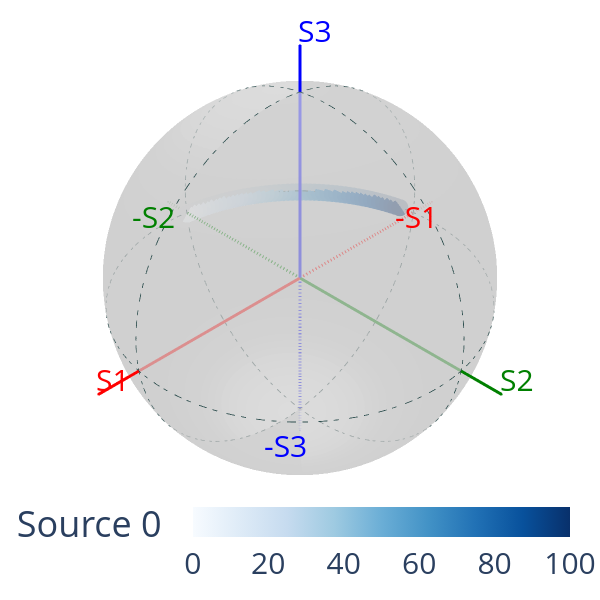

The code cell stored with this chart in its notebook:
### Markdown cell above
ThorLabs says in the manual for the FPC563 that at about 950 nm, four turns should act like a half-wave plate... we can check that by initializing a paddle set with a single paddle whose angle we vary:

### Code cell
w0 = 950e-9
T0 = 20
r0 = 4.1e-6
r1 = 125e-6/2
epsilon = 1.000
m0 = 0.0347
m1 = 0.000
Tref = 20

nPaddles = 1
rps = np.array([0.056/2])
tfs = np.array([0])
Ns = np.array([4])
gapLs = np.array([0.02])

paddleAngles = np.linspace(1e-6,100,51)*pi/180

Ei = bfutils.linearJonesVector(pi/4)
length = len(paddleAngles)
S0 = np.zeros((length, 4))

f = bf.FiberPaddleSet(w0, T0, r0, r1, epsilon, m0, m1, Tref, nPaddles, rps, np.array([paddleAngles[0]]), tfs, Ns, gapLs)

for i in range(length):
    f.angles[0] = paddleAngles[i]
    S0[i] = bfutils.JonesVtoStokesV(f.J0 @ Ei)

S0disp = Stokes("Source 0"); S0disp.from_matrix(np.transpose(S0))

fig0 = pty.subplots.make_subplots(rows=1, cols=1, specs=[[{'type':'surface'}]])
S0disp.draw_poincare(fig=fig0, draw_axes=True, colormap='blues', param=paddleAngles*180/pi, show_fig=False)
#S1.draw_poincare(fig=fig0, draw_axes=True, colormap='reds', param=T0arr, show_fig=False)
fig0.show()

### Figure 1 — Plotly figure (JSON) as saved in the notebook; plotly's stock layout.template omitted (floating-point values rounded to 4 significant figures; data arrays with more than 128 entries replaced by an {"elided": "..."} marker saying what was removed)
{"data": [{"hoverinfo": "skip", "line": {"color": "red", "width": 6}, "marker": {"size": 1}, "name": "S1", "scene": "scene", "type": "scatter3d", "x": [0, 1.2], "y": [0, 0], "z": [0, 0]}, {"hoverinfo": "skip", "line": {"color": "red", "dash": "dash", "width": 6}, "marker": {"size": 1}, "name": "-S1", "scene": "scene", "type": "scatter3d", "x": [0, -1.2], "y": [0, 0], "z": [0, 0]}, {"hoverinfo": "skip", "line": {"color": "green", "width": 6}, "marker": {"size": 1}, "name": "S2", "scene": "scene", "type": "scatter3d", "x": [0, 0], "y": [0, 1.2], "z": [0, 0]}, {"hoverinfo": "skip", "line": {"color": "green", "dash": "dash", "width": 6}, "marker": {"size": 1}, "name": "-S2", "scene": "scene", "type": "scatter3d", "x": [0, 0], "y": [0, -1.2], "z": [0, 0]}, {"hoverinfo": "skip", "line": {"color": "blue", "width": 6}, "marker": {"size": 1}, "name": "S3", "scene": "scene", "type": "scatter3d", "x": [0, 0], "y": [0, 0], "z": [0, 1.2]}, {"hoverinfo": "skip", "line": {"color": "blue", "dash": "dash", "width": 6}, "marker": {"size": 1}, "name": "-S3", "scene": "scene", "type": "scatter3d", "x": [0, 0], "y": [0, 0], "z": [0, -1.2]}, {"line": {"color": "darkslategrey", "dash": "dashdot", "width": 2}, "mode": "lines", "name": "S3=0", "scene": "scene", "type": "scatter3d", "x": {"elided": "361 float values"}, "y": {"elided": "361 float values"}, "z": {"elided": "361 float values"}}, {"line": {"color": "darkslategrey", "dash": "dashdot", "width": 2}, "mode": "lines", "name": "S2=0", "scene": "scene", "type": "scatter3d", "x": {"elided": "361 float values"}, "y": {"elided": "361 float values"}, "z": {"elided": "361 float values"}}, {"line": {"color": "darkslategrey", "dash": "dashdot", "width": 2}, "mode": "lines", "name": "S1=0", "scene": "scene", "type": "scatter3d", "x": {"elided": "361 float values"}, "y": {"elided": "361 float values"}, "z": {"elided": "361 float values"}}, {"cmax": 1, "cmin": 0, "colorscale": [[0, "rgb(255,255,255)"], [0.125, "rgb(240,240,240)"], [0.25, "rgb(217,217,217)"], [0.375, "rgb(189,189,189)"], [0.5, "rgb(150,150,150)"], [0.625, "rgb(115,115,115)"], [0.75, "rgb(82,82,82)"], [0.875, "rgb(37,37,37)"], [1, "rgb(0,0,0)"]], "customdata": [], "hovertemplate": "S1: %{x:.3f}<br>S2: %{y:.3f}<br>S3: %{z:.3f}<br>Parameter: %{customdata:.3f}", "lighting": {"ambient": 0.9, "diffuse": 0, "fresnel": 0.2, "roughness": 0.5, "specular": 0.05}, "name": "Sphere", "opacity": 0.7, "scene": "scene", "showlegend": false, "showscale": false, "surfacecolor": {"elided": "100x100 float values"}, "type": "surface", "x": {"elided": "100x100 float values"}, "y": {"elided": "100x100 float values"}, "z": {"elided": "100x100 float values"}}, {"customdata": [], "hovertemplate": "S1: %{x:.3f}<br>S2: %{y:.3f}<br>S3: %{z:.3f}<br>Parameter: %{customdata:.3f}", "marker": {"color": [1e-06, 2.0, 4.0, 6.0, 8.0, 10.0, 12.0, 14.0, 16.0, 18.0, 20.0, 22.0, 24.0, 26.0, 28.0, 30.0, 32.0, 34.0, 36.0, 38.0, 40.0, 42.0, 44.0, 46.0, 48.0, 50.0, 52.0, 54.0, 56.0, 58.0, 60.0, 62.0, 64.0, 66.0, 68.0, 70.0, 72.0, 74.0, 76.0, 78.0, 80.0, 82.0, 84.0, 86.0, 88.0, 90.0, 92.0, 94.0, 96.0, 98.0, 100.0], "colorbar": {"orientation": "h", "tickfont": {"size": 30}, "ticklabelposition": "outside bottom", "title": {"text": "Source 0"}, "y": -0.1}, "colorscale": [[0, "rgb(247,251,255)"], [0.125, "rgb(222,235,247)"], [0.25, "rgb(198,219,239)"], [0.375, "rgb(158,202,225)"], [0.5, "rgb(107,174,214)"], [0.625, "rgb(66,146,198)"], [0.75, "rgb(33,113,181)"], [0.875, "rgb(8,81,156)"], [1, "rgb(8,48,107)"]], "size": 10}, "mode": "markers", "name": "Source 0", "scene": "scene", "type": "scatter3d", "x": [-1.469e-08, -0.02937, -0.05872, -0.08802, -0.1172, -0.1464, -0.1754, -0.2042, -0.2329, -0.2613, -0.2896, -0.3176, -0.3453, -0.3727, -0.3998, -0.4266, -0.4529, -0.4789, -0.5045, -0.5297, -0.5543, -0.5786, -0.6023, -0.6255, -0.6481, -0.6702, -0.6917, -0.7126, -0.7329, -0.7526, -0.7716, -0.79, -0.8076, -0.8246, -0.8409, -0.8564, -0.8712, -0.8852, -0.8985, -0.911, -0.9227, -0.9337, -0.9438, -0.9531, -0.9616, -0.9692, -0.976, -0.982, -0.9871, -0.9914, -0.9948], "y": [-1.0, -0.9995, -0.9982, -0.9961, -0.9931, -0.9892, -0.9845, -0.9789, -0.9725, -0.9652, -0.9571, -0.9482, -0.9385, -0.9279, -0.9166, -0.9044, -0.8915, -0.8778, -0.8634, -0.8482, -0.8323, -0.8156, -0.7983, -0.7802, -0.7615, -0.7422, -0.7222, -0.7015, -0.6803, -0.6585, -0.6361, -0.6131, -0.5897, -0.5657, -0.5412, -0.5163, -0.4909, -0.4651, -0.4389, -0.4123, -0.3854, -0.3581, -0.3305, -0.3027, -0.2745, -0.2462, -0.2176, -0.1888, -0.1599, -0.1309, -0.1017], "z": [-0.008862, -0.008859, -0.008847, -0.008828, -0.008801, -0.008767, -0.008725, -0.008676, -0.008619, -0.008554, -0.008483, -0.008404, -0.008317, -0.008224, -0.008123, -0.008016, -0.007901, -0.00778, -0.007652, -0.007517, -0.007376, -0.007229, -0.007075, -0.006915, -0.006749, -0.006578, -0.0064, -0.006217, -0.006029, -0.005836, -0.005637, -0.005434, -0.005226, -0.005014, -0.004797, -0.004576, -0.004351, -0.004122, -0.00389, -0.003654, -0.003416, -0.003174, -0.002929, -0.002682, -0.002433, -0.002182, -0.001929, -0.001674, -0.001417, -0.00116, -0.0009011]}], "layout": {"height": 600, "margin": {"b": 20, "l": 20, "r": 20, "t": 20}, "scene": {"annotations": [{"font": {"color": "red", "size": 30}, "showarrow": false, "text": "S1", "x": 1.2, "xshift": 15, "y": 0, "yshift": 15, "z": 0}, {"font": {"color": "red", "size": 30}, "showarrow": false, "text": "-S1", "x": -1.2, "xshift": -15, "y": 0, "yshift": -15, "z": 0}, {"font": {"color": "green", "size": 30}, "showarrow": false, "text": "S2", "x": 0, "xshift": 15, "y": 1.2, "yshift": 15, "z": 0}, {"font": {"color": "green", "size": 30}, "showarrow": false, "text": "-S2", "x": 0, "xshift": -15, "y": -1.2, "yshift": -15, "z": 0}, {"font": {"color": "blue", "size": 30}, "showarrow": false, "text": "S3", "x": 0, "xshift": 15, "y": 0, "yshift": 15, "z": 1.2}, {"font": {"color": "blue", "size": 30}, "showarrow": false, "text": "-S3", "x": 0, "xshift": -15, "y": 0, "yshift": -15, "z": -1.2}], "camera": {"center": {"x": 0, "y": 0, "z": 0}, "eye": {"x": 0.75, "y": 0.75, "z": 0.75}, "up": {"x": 0, "y": 0, "z": 1}}, "domain": {"x": [0, 1], "y": [0, 1]}, "xaxis": {"showbackground": false, "showgrid": false, "visible": false, "zeroline": false}, "yaxis": {"showbackground": false, "showgrid": false, "visible": false, "zeroline": false}, "zaxis": {"showbackground": false, "showgrid": false, "visible": false, "zeroline": false}}, "showlegend": false, "width": 600}}
